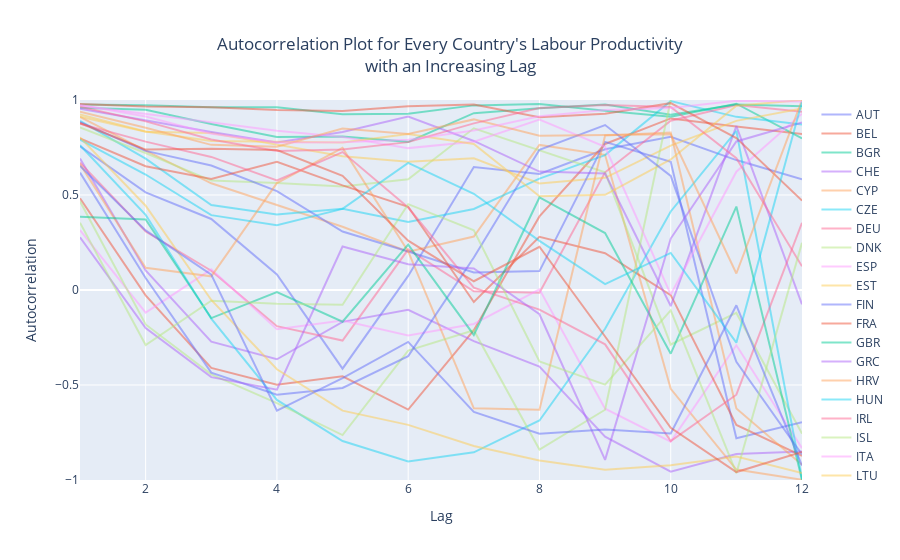
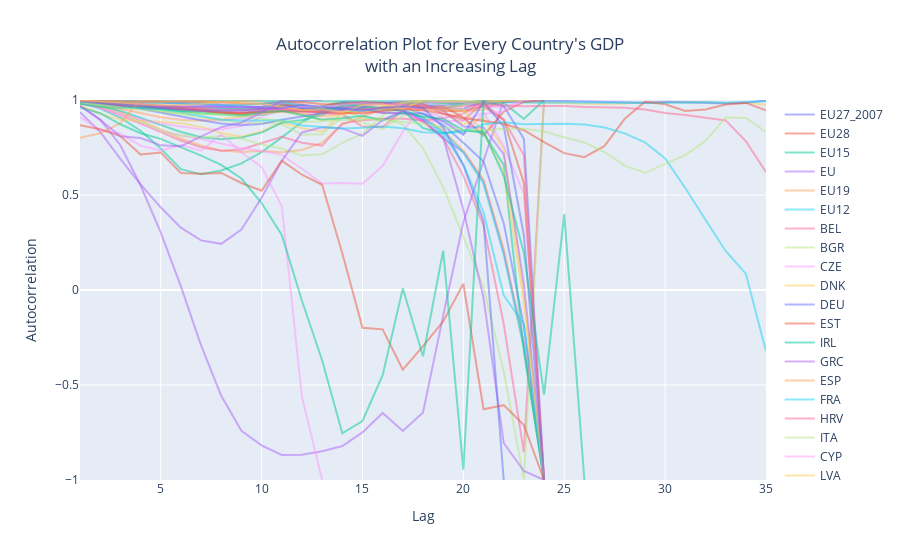
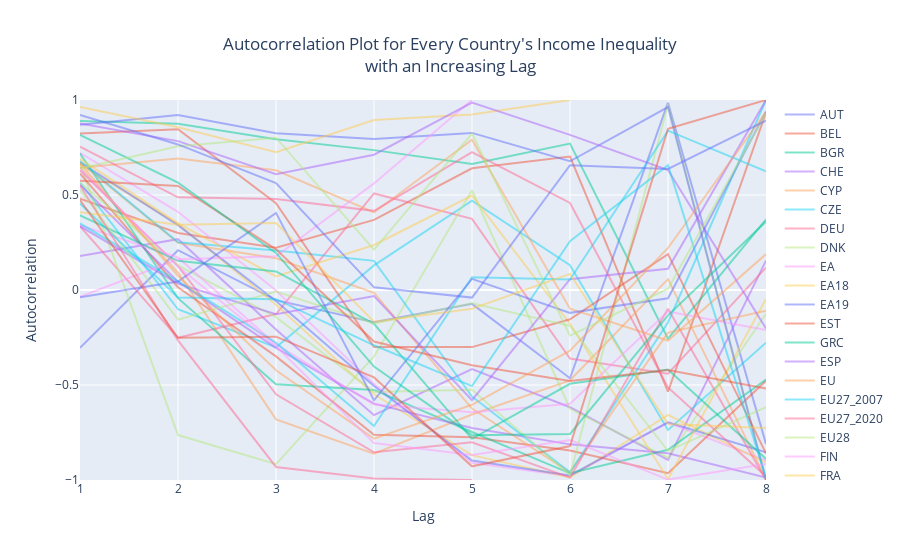

Here is the notebook cell these charts were saved with, in order:
### Code cell
def autocorr_plot(lagged_data, lagged_data_title, country_code):
    row = lagged_data[lagged_data['Country Code'] == country_code].iloc[:,1:].iloc[0]
    fig = px.line(row,
                  labels={
                         "value": "Autocorrelation",
                         "index": "Autocorrelation Lag"
                        }
                 )
    fig.update_layout(title_text=f'Autocorrelation Plot for {country_code}\'s {lagged_data_title}<br>with an Increasing Lag',
                      title_x=0.5,
                      showlegend=False)
    fig.update_yaxes(range=[-1, 1])
    fig.show()

def autocorr_plot_manycountry(lagged_data, lagged_data_title):
#     row = lagged_data[lagged_data['Country Code'] == country_code].iloc[:,1:].iloc[0]
    row = lagged_data
#     fig = px.line(row,
#                   labels={
#                          "value": "Autocorrelation",
#                          "index": "Autocorrelation Lag"
#                         }
#                  )
#     fig = plt.Figure()
    fig = go.Figure()
#     fig = px.line(row, x="Country Code", y="Lag 1")
    for i in range(len(lagged_data)):
        fig.add_trace(go.Scatter(y=lagged_data.iloc[i],
                                 mode='lines',
                                 name=lagged_data['Country Code'].iloc[i],
                                 opacity=0.5))
    fig.update_layout(title_text=f"Autocorrelation Plot for Every Country's {lagged_data_title}<br>with an Increasing Lag",
                      title_x=0.5,
                      yaxis_title="Autocorrelation",
                      xaxis_title="Lag",)
    fig.update_yaxes(range=[-1, 1])
    fig.update_xaxes(range=[1, len(lagged_data.columns) - 1])
    fig.show()
    
autocorr_plot_manycountry(labour_lagged_data,     'Labour Productivity')
autocorr_plot_manycountry(gdp_lagged_data,        'GDP')
autocorr_plot_manycountry(incomeineq_lagged_data, 'Income Inequality')
    
# autocorr_plot(labour_lagged_data,     'Labour Productivity', 'AUT')
# autocorr_plot(gdp_lagged_data,        'GDP',                 'BEL')
# autocorr_plot(incomeineq_lagged_data, 'Income Inequality',                 'BEL')

### Figure 1 — Plotly figure (JSON) as saved in the notebook; plotly's stock layout.template omitted (floating-point values rounded to 4 significant figures)
{"data": [{"mode": "lines", "name": "AUT", "opacity": 0.5, "type": "scatter", "y": ["AUT", 0.7564, 0.514, 0.3739, 0.0822, -0.4139, 0.07418, 0.6474, 0.6105, 0.7409, 0.806, 0.6838, 0.5828]}, {"mode": "lines", "name": "BEL", "opacity": 0.5, "type": "scatter", "y": ["BEL", 0.4827, -0.02816, -0.4099, -0.4988, -0.4546, -0.6296, -0.2119, 0.3873, 0.7686, 0.9029, 0.8603, 0.8209]}, {"mode": "lines", "name": "BGR", "opacity": 0.5, "type": "scatter", "y": ["BGR", 0.9763, 0.9719, 0.962, 0.962, 0.9255, 0.927, 0.9717, 0.9791, 0.9429, 0.9122, 0.9805, 0.7978]}, {"mode": "lines", "name": "CHE", "opacity": 0.5, "type": "scatter", "y": ["CHE", 0.6925, 0.1028, -0.2721, -0.3648, -0.1679, -0.1039, -0.2691, -0.4027, -0.7715, -0.9558, -0.8633, -0.8504]}, {"mode": "lines", "name": "CYP", "opacity": 0.5, "type": "scatter", "y": ["CYP", 0.9107, 0.7336, 0.5615, 0.4464, 0.333, 0.2017, 0.2813, 0.7635, 0.7113, -0.5202, -0.9449, -0.9989]}, {"mode": "lines", "name": "CZE", "opacity": 0.5, "type": "scatter", "y": ["CZE", 0.89, 0.6914, 0.4469, 0.3969, 0.4272, 0.3578, 0.4262, 0.5862, 0.7098, 0.994, 0.9113, 0.8714]}, {"mode": "lines", "name": "DEU", "opacity": 0.5, "type": "scatter", "y": ["DEU", 0.6703, 0.3077, 0.1014, -0.1903, -0.2661, 0.2133, -0.006748, -0.01448, 0.6195, 0.8911, 0.9739, 0.9379]}, {"mode": "lines", "name": "DNK", "opacity": 0.5, "type": "scatter", "y": ["DNK", 0.8562, 0.7211, 0.576, 0.5636, 0.5445, 0.5828, 0.8509, 0.7367, 0.6191, -0.2869, -0.1206, -0.7559]}, {"mode": "lines", "name": "ESP", "opacity": 0.5, "type": "scatter", "y": ["ESP", 0.3146, -0.1187, 0.1088, -0.2067, -0.1605, -0.2399, -0.1789, 0.003254, -0.6247, -0.7978, -0.2909, -0.8322]}, {"mode": "lines", "name": "EST", "opacity": 0.5, "type": "scatter", "y": ["EST", 0.9116, 0.8326, 0.8259, 0.7634, 0.704, 0.6751, 0.6937, 0.5609, 0.5906, 0.7597, 0.89, 0.955]}, {"mode": "lines", "name": "FIN", "opacity": 0.5, "type": "scatter", "y": ["FIN", 0.8838, 0.7322, 0.6554, 0.5205, 0.3079, 0.2023, 0.09192, 0.09951, 0.7799, 0.675, -0.7801, -0.6954]}, {"mode": "lines", "name": "FRA", "opacity": 0.5, "type": "scatter", "y": ["FRA", 0.7982, 0.6515, 0.5849, 0.675, 0.5508, 0.4382, -0.06305, 0.2802, 0.1939, -0.0271, -0.7104, -0.8724]}, {"mode": "lines", "name": "GBR", "opacity": 0.5, "type": "scatter", "y": ["GBR", 0.959, 0.948, 0.8734, 0.8054, 0.8083, 0.7797, 0.9309, 0.9571, 0.9769, 0.9225, 0.9758, 0.9676]}, {"mode": "lines", "name": "GRC", "opacity": 0.5, "type": "scatter", "y": ["GRC", 0.9546, 0.895, 0.8316, 0.7764, 0.8313, 0.9133, 0.7845, 0.6231, 0.613, -0.08449, 0.8625, -0.07557]}, {"mode": "lines", "name": "HRV", "opacity": 0.5, "type": "scatter", "y": ["HRV", 0.6625, 0.1168, 0.07183, 0.5627, 0.748, 0.2033, -0.6228, -0.6303, 0.8128, 0.8288, -0.6233, -0.9196]}, {"mode": "lines", "name": "HUN", "opacity": 0.5, "type": "scatter", "y": ["HUN", 0.7616, 0.3951, -0.1511, -0.5783, -0.7951, -0.9021, -0.8544, -0.6867, -0.2037, 0.4133, 0.8378, -0.9934]}, {"mode": "lines", "name": "IRL", "opacity": 0.5, "type": "scatter", "y": ["IRL", 0.8754, 0.7809, 0.7005, 0.5768, 0.7257, 0.4341, 0.01197, -0.103, -0.2859, -0.7952, -0.5511, 0.3538]}, {"mode": "lines", "name": "ISL", "opacity": 0.5, "type": "scatter", "y": ["ISL", 0.4669, -0.1813, -0.4439, -0.5954, -0.7636, -0.3188, -0.2121, -0.8394, -0.6302, 1, null, null]}, {"mode": "lines", "name": "ITA", "opacity": 0.5, "type": "scatter", "y": ["ITA", 0.971, 0.9277, 0.881, 0.8385, 0.8054, 0.7467, 0.7803, 0.8974, 0.7535, -0.02331, 0.6227, 0.9276]}, {"mode": "lines", "name": "LTU", "opacity": 0.5, "type": "scatter", "y": ["LTU", 0.9236, 0.8342, 0.7843, 0.78, 0.7762, 0.8205, 0.7687, 0.4938, 0.5011, 0.687, 0.9694, 0.9995]}, {"mode": "lines", "name": "LUX", "opacity": 0.5, "type": "scatter", "y": ["LUX", 0.6177, 0.06343, -0.4346, -0.5508, -0.5159, -0.3483, 0.1711, 0.7376, 0.8684, 0.6001, -0.3779, -0.866]}, {"mode": "lines", "name": "LVA", "opacity": 0.5, "type": "scatter", "y": ["LVA", 0.9784, 0.9655, 0.9618, 0.9477, 0.9416, 0.967, 0.9762, 0.9089, 0.9271, 0.9833, 0.7997, 0.4703]}, {"mode": "lines", "name": "MKD", "opacity": 0.5, "type": "scatter", "y": ["MKD", 0.3856, 0.3717, -0.148, -0.01058, -0.1671, 0.2387, -0.2366, 0.487, 0.2999, -0.335, 0.4389, -1.0]}, {"mode": "lines", "name": "MLT", "opacity": 0.5, "type": "scatter", "y": ["MLT", 0.2773, -0.2008, -0.4586, -0.5244, 0.2291, 0.1355, 0.1135, -0.1276, -0.8941, 0.2708, 0.7817, 0.8817]}, {"mode": "lines", "name": "NLD", "opacity": 0.5, "type": "scatter", "y": ["NLD", 0.9389, 0.8538, 0.7639, 0.7539, 0.8498, 0.8212, 0.8979, 0.8118, 0.8153, 0.8193, 0.08696, 0.9994]}, {"mode": "lines", "name": "NOR", "opacity": 0.5, "type": "scatter", "y": ["NOR", 0.7908, 0.6078, 0.3941, 0.3404, 0.4267, 0.6694, 0.5064, 0.2587, 0.03065, 0.1952, -0.277, 0.9911]}, {"mode": "lines", "name": "POL", "opacity": 0.5, "type": "scatter", "y": ["POL", 0.9645, 0.8875, 0.7917, 0.7319, 0.7396, 0.7783, 0.8769, 0.9574, 0.9732, 0.9629, 0.6933, 0.1245]}, {"mode": "lines", "name": "PRT", "opacity": 0.5, "type": "scatter", "y": ["PRT", 0.3545, -0.2893, -0.05628, -0.0729, -0.0773, 0.452, 0.3138, -0.3764, -0.4983, -0.1076, -0.9643, 0.2485]}, {"mode": "lines", "name": "ROU", "opacity": 0.5, "type": "scatter", "y": ["ROU", 0.9733, 0.9136, 0.8229, 0.7759, 0.7776, 0.7906, 0.8398, 0.9148, 0.9472, 0.9575, 0.9959, 0.9916]}, {"mode": "lines", "name": "SVK", "opacity": 0.5, "type": "scatter", "y": ["SVK", 0.8034, 0.4438, -0.05239, -0.417, -0.6349, -0.7098, -0.8206, -0.8974, -0.9466, -0.9228, -0.877, -0.9634]}, {"mode": "lines", "name": "SVN", "opacity": 0.5, "type": "scatter", "y": ["SVN", 0.6534, 0.3139, 0.08068, -0.6352, -0.4634, -0.2731, -0.6414, -0.7562, -0.734, -0.7551, -0.08052, -0.9239]}, {"mode": "lines", "name": "SWE", "opacity": 0.5, "type": "scatter", "y": ["SWE", 0.8787, 0.7388, 0.744, 0.7371, 0.6013, 0.2594, 0.04601, 0.2276, -0.2448, -0.7257, -0.9583, -0.852]}], "layout": {"title": {"text": "Autocorrelation Plot for Every Country's Labour Productivity<br>with an Increasing Lag", "x": 0.5}, "xaxis": {"range": [1, 12], "title": {"text": "Lag"}}, "yaxis": {"range": [-1, 1], "title": {"text": "Autocorrelation"}}}}

### Figure 2 — Plotly figure (JSON) as saved in the notebook; plotly's stock layout.template omitted (floating-point values rounded to 4 significant figures)
{"data": [{"mode": "lines", "name": "EU27_2007", "opacity": 0.5, "type": "scatter", "y": ["EU27_2007", 0.9919, 0.9856, 0.9803, 0.9755, 0.9682, 0.964, 0.9615, 0.9582, 0.9568, 0.9645, 0.9818, 0.9638, 0.9487, 0.9597, 0.9621, 0.9579, 0.961, 0.9269, 0.8688, 0.7753, 0.6762, 0.3518, -0.1908, -1.0, null, null, null, null, null, null, null, null, null, null, null]}, {"mode": "lines", "name": "EU28", "opacity": 0.5, "type": "scatter", "y": ["EU28", 0.9927, 0.9821, 0.9748, 0.9692, 0.9574, 0.9495, 0.9492, 0.9424, 0.9322, 0.9344, 0.9543, 0.9489, 0.9655, 0.9898, 0.9874, 0.9802, 0.9885, 0.9907, 0.9878, 0.9829, 0.9987, 0.9999, 1, null, null, null, null, null, null, null, null, null, null, null, null]}, {"mode": "lines", "name": "EU15", "opacity": 0.5, "type": "scatter", "y": ["EU15", 0.9924, 0.9807, 0.9725, 0.9656, 0.9515, 0.941, 0.9396, 0.9324, 0.92, 0.921, 0.9422, 0.9417, 0.9656, 0.9906, 0.9905, 0.9823, 0.9853, 0.9851, 0.9834, 0.9816, 0.9975, 1.0, 1.0, null, null, null, null, null, null, null, null, null, null, null, null]}, {"mode": "lines", "name": "EU", "opacity": 0.5, "type": "scatter", "y": ["EU", 0.9924, 0.9865, 0.9815, 0.9764, 0.969, 0.9653, 0.9634, 0.9605, 0.959, 0.9649, 0.9772, 0.9622, 0.9497, 0.9598, 0.964, 0.9547, 0.9441, 0.8929, 0.7964, 0.7277, 0.5724, 0.2012, -0.278, -1, null, null, null, null, null, null, null, null, null, null, null]}, {"mode": "lines", "name": "EU19", "opacity": 0.5, "type": "scatter", "y": ["EU19", 0.9917, 0.9849, 0.979, 0.9729, 0.9641, 0.9586, 0.9562, 0.9537, 0.952, 0.9594, 0.9758, 0.9586, 0.944, 0.9552, 0.9587, 0.9501, 0.9476, 0.9098, 0.8391, 0.7341, 0.5809, 0.2157, -0.2985, -1.0, null, null, null, null, null, null, null, null, null, null, null]}, {"mode": "lines", "name": "EU12", "opacity": 0.5, "type": "scatter", "y": ["EU12", 0.9915, 0.9848, 0.9788, 0.9725, 0.9636, 0.958, 0.9554, 0.9529, 0.9509, 0.9579, 0.9742, 0.9574, 0.9432, 0.9541, 0.9577, 0.9488, 0.9457, 0.9059, 0.8321, 0.7228, 0.559, 0.1853, -0.3077, -1, null, null, null, null, null, null, null, null, null, null, null]}, {"mode": "lines", "name": "BEL", "opacity": 0.5, "type": "scatter", "y": ["BEL", 0.9933, 0.9905, 0.989, 0.9884, 0.9873, 0.9859, 0.9832, 0.9779, 0.9754, 0.9776, 0.99, 0.9772, 0.9568, 0.946, 0.943, 0.9319, 0.9337, 0.8841, 0.801, 0.6007, 0.3407, -0.1776, -0.8548, 1, null, null, null, null, null, null, null, null, null, null, null]}, {"mode": "lines", "name": "BGR", "opacity": 0.5, "type": "scatter", "y": ["BGR", 0.9916, 0.9828, 0.9746, 0.959, 0.944, 0.9331, 0.928, 0.9241, 0.9244, 0.9344, 0.9427, 0.9475, 0.9619, 0.9433, 0.9062, 0.9046, 0.872, 0.7453, 0.5416, 0.2797, 0.01462, -0.4268, -0.9981, 1, null, null, null, null, null, null, null, null, null, null, null]}, {"mode": "lines", "name": "CZE", "opacity": 0.5, "type": "scatter", "y": ["CZE", 0.9875, 0.9729, 0.9536, 0.9305, 0.9091, 0.8972, 0.8943, 0.8932, 0.904, 0.9288, 0.9515, 0.9342, 0.9264, 0.9361, 0.9318, 0.942, 0.954, 0.884, 0.8899, 0.89, 0.9339, 0.7574, 0.5089, -1, null, null, null, null, null, null, null, null, null, null, null]}, {"mode": "lines", "name": "DNK", "opacity": 0.5, "type": "scatter", "y": ["DNK", 0.999, 0.9982, 0.997, 0.9965, 0.9959, 0.9955, 0.9949, 0.9943, 0.9942, 0.9942, 0.9945, 0.9929, 0.9918, 0.9908, 0.9909, 0.9913, 0.9913, 0.9912, 0.9914, 0.9921, 0.9931, 0.9925, 0.99, 0.9867, 0.9828, 0.9796, 0.9794, 0.9813, 0.9871, 0.9882, 0.9901, 0.9893, 0.9826, 0.9858, 0.9754]}, {"mode": "lines", "name": "DEU", "opacity": 0.5, "type": "scatter", "y": ["DEU", 0.9983, 0.9962, 0.994, 0.991, 0.9863, 0.9806, 0.9755, 0.9699, 0.9645, 0.9606, 0.9597, 0.956, 0.952, 0.9511, 0.9541, 0.9592, 0.9633, 0.9722, 0.9711, 0.975, 0.9823, 0.989, 0.9928, 0.9946, 0.9947, 0.9925, 0.9883, 0.9846, 0.9855, 0.9912, 0.9879, 0.9847, 0.9817, 0.9856, 0.9975]}, {"mode": "lines", "name": "EST", "opacity": 0.5, "type": "scatter", "y": ["EST", 0.9901, 0.9752, 0.9651, 0.9613, 0.9592, 0.9547, 0.9452, 0.9325, 0.9274, 0.9424, 0.9724, 0.971, 0.9514, 0.968, 0.9777, 0.9828, 0.9754, 0.9607, 0.9426, 0.943, 0.9663, 0.8958, 0.5631, -1, null, null, null, null, null, null, null, null, null, null, null]}, {"mode": "lines", "name": "IRL", "opacity": 0.5, "type": "scatter", "y": ["IRL", 0.9839, 0.9547, 0.9069, 0.838, 0.7447, 0.6361, 0.6087, 0.629, 0.6665, 0.7256, 0.8033, 0.8838, 0.9392, 0.9682, 0.982, 0.985, 0.9809, 0.9746, 0.9535, 0.9813, 0.9779, 0.9848, 0.8998, 1, null, null, null, null, null, null, null, null, null, null, null]}, {"mode": "lines", "name": "GRC", "opacity": 0.5, "type": "scatter", "y": ["GRC", 0.971, 0.898, 0.7621, 0.5513, 0.3035, 0.01898, -0.2914, -0.5567, -0.7412, -0.8173, -0.8685, -0.8675, -0.8484, -0.8211, -0.7496, -0.6469, -0.7421, -0.6447, -0.135, 0.3563, 0.6802, 0.9977, 1, null, null, null, null, null, null, null, null, null, null, null, null]}, {"mode": "lines", "name": "ESP", "opacity": 0.5, "type": "scatter", "y": ["ESP", 0.991, 0.9694, 0.9356, 0.8916, 0.8455, 0.7975, 0.7605, 0.7336, 0.7268, 0.7321, 0.7255, 0.737, 0.7752, 0.8704, 0.9108, 0.953, 0.9803, 0.9678, 0.9469, 0.9382, 0.9494, 0.9962, 1, null, null, null, null, null, null, null, null, null, null, null, null]}, {"mode": "lines", "name": "FRA", "opacity": 0.5, "type": "scatter", "y": ["FRA", 0.9993, 0.9985, 0.998, 0.9975, 0.9968, 0.9961, 0.9951, 0.9939, 0.993, 0.9928, 0.9934, 0.9927, 0.9928, 0.9937, 0.9942, 0.994, 0.9941, 0.9935, 0.9918, 0.9901, 0.9892, 0.9879, 0.9863, 0.9853, 0.9865, 0.9867, 0.985, 0.9834, 0.9836, 0.9836, 0.988, 0.9894, 0.9853, 0.9903, 0.9934]}, {"mode": "lines", "name": "HRV", "opacity": 0.5, "type": "scatter", "y": ["HRV", 0.9878, 0.9608, 0.9215, 0.8756, 0.8288, 0.7865, 0.7508, 0.733, 0.7391, 0.7745, 0.8068, 0.7748, 0.7601, 0.877, 0.893, 0.9, 0.9028, 0.8921, 0.9047, 0.9267, 0.999, 0.9923, 1, null, null, null, null, null, null, null, null, null, null, null, null]}, {"mode": "lines", "name": "ITA", "opacity": 0.5, "type": "scatter", "y": ["ITA", 0.9922, 0.9802, 0.9706, 0.9577, 0.9391, 0.9223, 0.9089, 0.8944, 0.8802, 0.8811, 0.8719, 0.8174, 0.8193, 0.9126, 0.8815, 0.8462, 0.9186, 0.9535, 0.9622, 0.9762, 0.9879, 0.999, 1, null, null, null, null, null, null, null, null, null, null, null, null]}, {"mode": "lines", "name": "CYP", "opacity": 0.5, "type": "scatter", "y": ["CYP", 0.988, 0.9578, 0.9169, 0.8742, 0.8374, 0.8135, 0.7948, 0.7697, 0.7468, 0.7313, 0.7112, 0.638, 0.5604, 0.563, 0.559, 0.6527, 0.8336, 0.9802, 0.9927, 0.9864, 0.9666, 0.9604, 1, null, null, null, null, null, null, null, null, null, null, null, null]}, {"mode": "lines", "name": "LVA", "opacity": 0.5, "type": "scatter", "y": ["LVA", 0.9741, 0.9268, 0.8969, 0.888, 0.8853, 0.8776, 0.8578, 0.826, 0.8071, 0.8353, 0.883, 0.8515, 0.8344, 0.9321, 0.9525, 0.9687, 0.9838, 0.9731, 0.9386, 0.872, 0.9047, 0.7415, -0.03211, -1, null, null, null, null, null, null, null, null, null, null, null]}, {"mode": "lines", "name": "LTU", "opacity": 0.5, "type": "scatter", "y": ["LTU", 0.9888, 0.9744, 0.9671, 0.9635, 0.9629, 0.9598, 0.9493, 0.9355, 0.9298, 0.9449, 0.9671, 0.9581, 0.9493, 0.9869, 0.9851, 0.9833, 0.976, 0.959, 0.9523, 0.9524, 0.9933, 0.9679, 0.7952, -1, null, null, null, null, null, null, null, null, null, null, null]}, {"mode": "lines", "name": "LUX", "opacity": 0.5, "type": "scatter", "y": ["LUX", 0.9968, 0.9931, 0.9924, 0.9926, 0.9918, 0.9909, 0.9912, 0.9894, 0.9828, 0.9812, 0.99, 0.9897, 0.9778, 0.9785, 0.9892, 0.9841, 0.9729, 0.964, 0.9655, 0.9085, 0.813, 0.9385, 0.9906, 1, null, null, null, null, null, null, null, null, null, null, null]}, {"mode": "lines", "name": "HUN", "opacity": 0.5, "type": "scatter", "y": ["HUN", 0.982, 0.9648, 0.943, 0.906, 0.8656, 0.8315, 0.8042, 0.7936, 0.8021, 0.8282, 0.88, 0.8945, 0.9215, 0.9759, 0.966, 0.9575, 0.9442, 0.8527, 0.8243, 0.8414, 0.8268, 0.6585, -0.3233, -1, null, null, null, null, null, null, null, null, null, null, null]}, {"mode": "lines", "name": "MLT", "opacity": 0.5, "type": "scatter", "y": ["MLT", 0.9921, 0.9882, 0.9809, 0.9754, 0.9648, 0.9664, 0.9684, 0.968, 0.9663, 0.9563, 0.9529, 0.9412, 0.9418, 0.9531, 0.967, 0.9821, 0.9893, 0.9752, 0.9445, 0.8601, 0.8554, 0.7146, 0.03073, -1, null, null, null, null, null, null, null, null, null, null, null]}, {"mode": "lines", "name": "NLD", "opacity": 0.5, "type": "scatter", "y": ["NLD", 0.9946, 0.9835, 0.971, 0.9606, 0.9523, 0.9476, 0.9435, 0.937, 0.9295, 0.9297, 0.9423, 0.9273, 0.9151, 0.9295, 0.9382, 0.9623, 0.9892, 0.9988, 0.9977, 0.9933, 0.9831, 0.9948, 1, null, null, null, null, null, null, null, null, null, null, null, null]}, {"mode": "lines", "name": "AUT", "opacity": 0.5, "type": "scatter", "y": ["AUT", 0.9929, 0.9884, 0.9871, 0.9857, 0.9849, 0.9838, 0.9814, 0.9755, 0.9723, 0.9801, 0.9889, 0.9707, 0.9525, 0.9457, 0.9433, 0.9466, 0.948, 0.9029, 0.8219, 0.6621, 0.4094, -0.02738, -0.1814, -1, null, null, null, null, null, null, null, null, null, null, null]}, {"mode": "lines", "name": "POL", "opacity": 0.5, "type": "scatter", "y": ["POL", 0.9845, 0.9744, 0.9658, 0.9586, 0.9533, 0.9523, 0.9526, 0.9357, 0.938, 0.9525, 0.9637, 0.9444, 0.9317, 0.9264, 0.8599, 0.8582, 0.9457, 0.9812, 0.9257, 0.8955, 0.9843, 0.8961, 0.7093, -1, null, null, null, null, null, null, null, null, null, null, null]}, {"mode": "lines", "name": "PRT", "opacity": 0.5, "type": "scatter", "y": ["PRT", 0.9904, 0.9658, 0.9287, 0.8827, 0.8393, 0.8133, 0.8024, 0.8111, 0.7973, 0.766, 0.7447, 0.7075, 0.7145, 0.774, 0.8223, 0.9175, 0.9862, 0.9969, 0.9993, 0.9978, 0.997, 0.9979, 1.0, null, null, null, null, null, null, null, null, null, null, null, null]}, {"mode": "lines", "name": "ROU", "opacity": 0.5, "type": "scatter", "y": ["ROU", 0.9863, 0.9597, 0.93, 0.8988, 0.8759, 0.8602, 0.8466, 0.8451, 0.8625, 0.9115, 0.9531, 0.9648, 0.9653, 0.9726, 0.9838, 0.9774, 0.9755, 0.9436, 0.9093, 0.8182, 0.9272, 0.9396, 1, null, null, null, null, null, null, null, null, null, null, null, null]}, {"mode": "lines", "name": "SVN", "opacity": 0.5, "type": "scatter", "y": ["SVN", 0.9896, 0.9738, 0.9545, 0.9315, 0.9089, 0.8939, 0.8902, 0.899, 0.9135, 0.9294, 0.9434, 0.9185, 0.8954, 0.9257, 0.9388, 0.9486, 0.9604, 0.948, 0.9523, 0.9509, 0.8293, 0.6217, -0.05916, -1, null, null, null, null, null, null, null, null, null, null, null]}, {"mode": "lines", "name": "SVK", "opacity": 0.5, "type": "scatter", "y": ["SVK", 0.9937, 0.9837, 0.9711, 0.9538, 0.9325, 0.911, 0.8931, 0.8766, 0.867, 0.874, 0.8963, 0.9132, 0.9313, 0.9484, 0.9546, 0.9332, 0.9288, 0.9292, 0.8872, 0.8178, 0.99, 0.8609, 0.2882, -1, null, null, null, null, null, null, null, null, null, null, null]}, {"mode": "lines", "name": "FIN", "opacity": 0.5, "type": "scatter", "y": ["FIN", 0.993, 0.9799, 0.969, 0.9613, 0.9567, 0.952, 0.9432, 0.9334, 0.9299, 0.9355, 0.9412, 0.9396, 0.9358, 0.9294, 0.9293, 0.942, 0.9512, 0.9462, 0.9287, 0.9053, 0.8884, 0.8754, 0.8409, 0.7778, 0.7205, 0.6993, 0.7582, 0.9014, 0.9908, 0.9773, 0.9422, 0.95, 0.9761, 0.9846, 0.9454]}, {"mode": "lines", "name": "SWE", "opacity": 0.5, "type": "scatter", "y": ["SWE", 0.9822, 0.9647, 0.9581, 0.9591, 0.9522, 0.9421, 0.9299, 0.9247, 0.9175, 0.9361, 0.9439, 0.9209, 0.8962, 0.9041, 0.9169, 0.8925, 0.9354, 0.913, 0.8998, 0.8418, 0.8346, 0.6007, 0.1947, -0.551, 0.3997, -1, null, null, null, null, null, null, null, null, null]}, {"mode": "lines", "name": "ISL", "opacity": 0.5, "type": "scatter", "y": ["ISL", 0.9358, 0.8316, 0.6905, 0.5562, 0.4353, 0.3281, 0.2612, 0.2431, 0.3182, 0.4859, 0.68, 0.8293, 0.8567, 0.8507, 0.8113, 0.8935, 0.9444, 0.8926, 0.8039, 0.4238, -0.04176, -0.8051, -0.9524, -1, null, null, null, null, null, null, null, null, null, null, null]}, {"mode": "lines", "name": "LCS", "opacity": 0.5, "type": "scatter", "y": ["LCS", 0.8014, 0.8245, 0.8782, 0.9998, 1, null, null, null, null, null, null, null, null, null, null, null, null, null, null, null, null, null, null, null, null, null, null, null, null, null, null, null, null, null, null]}, {"mode": "lines", "name": "NOR", "opacity": 0.5, "type": "scatter", "y": ["NOR", 0.9892, 0.9752, 0.9634, 0.9567, 0.9489, 0.9343, 0.9137, 0.896, 0.8916, 0.8933, 0.893, 0.8664, 0.8586, 0.8495, 0.8534, 0.8609, 0.8509, 0.8305, 0.8265, 0.8319, 0.873, 0.8831, 0.872, 0.8744, 0.8747, 0.8714, 0.8553, 0.8243, 0.7773, 0.6927, 0.5368, 0.3701, 0.2054, 0.08588, -0.3227]}, {"mode": "lines", "name": "CHE", "opacity": 0.5, "type": "scatter", "y": ["CHE", 0.9947, 0.9874, 0.9819, 0.9778, 0.9697, 0.9637, 0.9548, 0.9475, 0.9468, 0.9512, 0.9508, 0.9465, 0.9449, 0.9465, 0.9515, 0.9571, 0.9604, 0.9567, 0.9584, 0.9672, 0.9739, 0.9708, 0.9669, 0.9686, 0.9685, 0.9638, 0.9609, 0.959, 0.9501, 0.9319, 0.9212, 0.9063, 0.8926, 0.783, 0.62]}, {"mode": "lines", "name": "GBR", "opacity": 0.5, "type": "scatter", "y": ["GBR", 0.9886, 0.973, 0.9607, 0.9489, 0.9415, 0.9314, 0.9284, 0.9241, 0.9127, 0.9001, 0.8894, 0.8832, 0.8882, 0.8936, 0.8994, 0.8947, 0.8862, 0.8752, 0.8557, 0.8434, 0.8396, 0.8487, 0.8488, 0.8343, 0.8044, 0.7764, 0.7263, 0.6544, 0.6168, 0.6632, 0.7096, 0.7853, 0.9074, 0.9057, 0.8316]}, {"mode": "lines", "name": "MNE", "opacity": 0.5, "type": "scatter", "y": ["MNE", 0.9105, 0.8418, 0.8235, 0.76, 0.7349, 0.7629, 0.7328, 0.8184, 0.7246, 0.6482, 0.4416, -0.5619, -1, null, null, null, null, null, null, null, null, null, null, null, null, null, null, null, null, null, null, null, null, null, null]}, {"mode": "lines", "name": "MKD", "opacity": 0.5, "type": "scatter", "y": ["MKD", 0.996, 0.9913, 0.9851, 0.9757, 0.9741, 0.9735, 0.9793, 0.9902, 0.9827, 0.9796, 0.9644, 0.9459, 0.9509, 0.9356, 0.9739, 0.9777, 0.9535, 1, null, null, null, null, null, null, null, null, null, null, null, null, null, null, null, null, null]}, {"mode": "lines", "name": "ALB", "opacity": 0.5, "type": "scatter", "y": ["ALB", 0.9921, 0.9847, 0.9769, 0.968, 0.9581, 0.9511, 0.9419, 0.9441, 0.9446, 0.9535, 0.9563, 0.973, 0.9652, 0.9553, 0.9436, 0.961, 0.9663, 0.9582, 0.8564, 0.6557, 0.3644, -1, null, null, null, null, null, null, null, null, null, null, null, null, null]}, {"mode": "lines", "name": "SRB", "opacity": 0.5, "type": "scatter", "y": ["SRB", 0.8674, 0.8458, 0.8104, 0.7137, 0.7241, 0.6161, 0.6112, 0.6163, 0.5631, 0.5222, 0.6807, 0.6067, 0.5538, 0.1931, -0.1989, -0.2072, -0.4197, -0.2959, -0.165, 0.03279, -0.6275, -0.6061, -0.7113, -1, null, null, null, null, null, null, null, null, null, null, null]}, {"mode": "lines", "name": "TUR", "opacity": 0.5, "type": "scatter", "y": ["TUR", 0.9611, 0.9304, 0.8722, 0.825, 0.7956, 0.7531, 0.7069, 0.6586, 0.5867, 0.4577, 0.2901, -0.05647, -0.3694, -0.754, -0.6895, -0.4481, 0.008359, -0.3488, 0.2075, -0.9455, 1, null, null, null, null, null, null, null, null, null, null, null, null, null, null]}, {"mode": "lines", "name": "BIH", "opacity": 0.5, "type": "scatter", "y": ["BIH", 0.9689, 0.8954, 0.8093, 0.8002, 0.7612, 0.756, 0.8089, 0.8569, 0.8819, 0.9342, 0.9982, 0.9991, 1.0, null, null, null, null, null, null, null, null, null, null, null, null, null, null, null, null, null, null, null, null, null, null]}, {"mode": "lines", "name": "XKX", "opacity": 0.5, "type": "scatter", "y": ["XKX", 0.9976, 0.994, 0.99, 0.9882, 0.9894, 0.9943, 0.9943, 0.9893, 0.9944, 1, null, null, null, null, null, null, null, null, null, null, null, null, null, null, null, null, null, null, null, null, null, null, null, null, null]}], "layout": {"title": {"text": "Autocorrelation Plot for Every Country's GDP<br>with an Increasing Lag", "x": 0.5}, "xaxis": {"range": [1, 35], "title": {"text": "Lag"}}, "yaxis": {"range": [-1, 1], "title": {"text": "Autocorrelation"}}}}

### Figure 3 — Plotly figure (JSON) as saved in the notebook; plotly's stock layout.template omitted (floating-point values rounded to 4 significant figures)
{"data": [{"mode": "lines", "name": "AUT", "opacity": 0.5, "type": "scatter", "y": ["AUT", -0.3047, 0.2096, -0.05326, -0.1692, -0.07298, -0.4645, 0.986, -0.81]}, {"mode": "lines", "name": "BEL", "opacity": 0.5, "type": "scatter", "y": ["BEL", 0.4802, 0.3001, 0.222, 0.3693, 0.6406, 0.7024, -0.5355, 0.9344]}, {"mode": "lines", "name": "BGR", "opacity": 0.5, "type": "scatter", "y": ["BGR", 0.8897, 0.8745, 0.7935, 0.7362, 0.6635, 0.7703, -0.2565, 0.3712]}, {"mode": "lines", "name": "CHE", "opacity": 0.5, "type": "scatter", "y": ["CHE", 0.1795, 0.2677, -0.2073, -0.6586, -0.4167, -0.617, -0.8947, 0.1549]}, {"mode": "lines", "name": "CYP", "opacity": 0.5, "type": "scatter", "y": ["CYP", 0.6458, 0.09159, -0.6812, -0.8613, -0.6556, -0.4754, 0.05734, -0.997]}, {"mode": "lines", "name": "CZE", "opacity": 0.5, "type": "scatter", "y": ["CZE", 0.5646, -0.1014, -0.3019, 0.1296, 0.4702, 0.1307, -0.7364, -0.2774]}, {"mode": "lines", "name": "DEU", "opacity": 0.5, "type": "scatter", "y": ["DEU", 0.3356, -0.2517, -0.1264, 0.508, 0.3742, -0.3604, -0.441, 0.1176]}, {"mode": "lines", "name": "DNK", "opacity": 0.5, "type": "scatter", "y": ["DNK", 0.6633, -0.7635, -0.9163, -0.3499, 0.525, -0.6252, -0.8829, -0.1254]}, {"mode": "lines", "name": "EA", "opacity": 0.5, "type": "scatter", "y": ["EA", 0.722, 0.4117, -0.002217, -0.4952, -0.9097, -0.9807, -0.6978, -0.8979]}, {"mode": "lines", "name": "EA18", "opacity": 0.5, "type": "scatter", "y": ["EA18", 0.6619, 0.3469, -0.07757, -0.5489, -0.869, -0.9869, -0.6572, -0.9078]}, {"mode": "lines", "name": "EA19", "opacity": 0.5, "type": "scatter", "y": ["EA19", 0.6722, 0.3414, -0.05791, -0.5057, -0.8971, -0.9758, -0.6968, -0.8543]}, {"mode": "lines", "name": "EST", "opacity": 0.5, "type": "scatter", "y": ["EST", 0.6128, 0.01472, -0.3494, -0.7623, -0.7746, -0.8448, -0.9644, -0.4781]}, {"mode": "lines", "name": "GRC", "opacity": 0.5, "type": "scatter", "y": ["GRC", 0.7179, -0.04312, -0.4966, -0.5258, -0.7472, -0.9647, -0.8408, -0.4714]}, {"mode": "lines", "name": "ESP", "opacity": 0.5, "type": "scatter", "y": ["ESP", 0.5548, 0.0438, -0.3044, -0.5982, -0.726, -0.8124, -0.8595, -0.9871]}, {"mode": "lines", "name": "EU", "opacity": 0.5, "type": "scatter", "y": ["EU", 0.6724, 0.2483, 0.1674, -0.01526, -0.6242, -0.9594, -0.2244, -0.1093]}, {"mode": "lines", "name": "EU27_2007", "opacity": 0.5, "type": "scatter", "y": ["EU27_2007", 0.6784, 0.2514, 0.2077, 0.1534, -0.5611, -0.9597, -0.1707, 1]}, {"mode": "lines", "name": "EU27_2020", "opacity": 0.5, "type": "scatter", "y": ["EU27_2020", 0.6293, 0.1271, -0.5492, -0.854, -0.8015, -0.9874, -0.09905, -1]}, {"mode": "lines", "name": "EU28", "opacity": 0.5, "type": "scatter", "y": ["EU28", 0.5645, 0.1298, -0.1428, -0.537, -0.5256, -0.9766, 0.9766, -1]}, {"mode": "lines", "name": "FIN", "opacity": 0.5, "type": "scatter", "y": ["FIN", 0.3413, 0.1714, -0.2867, -0.6021, -0.6431, -0.5986, -0.1135, -0.21]}, {"mode": "lines", "name": "FRA", "opacity": 0.5, "type": "scatter", "y": ["FRA", 0.6897, 0.3503, 0.07128, 0.2368, 0.4972, -0.1774, -0.9943, -0.04676]}, {"mode": "lines", "name": "HRV", "opacity": 0.5, "type": "scatter", "y": ["HRV", 0.8698, 0.9213, 0.8249, 0.7951, 0.8268, 0.6775, 0.963, -1]}, {"mode": "lines", "name": "HUN", "opacity": 0.5, "type": "scatter", "y": ["HUN", 0.8238, 0.8462, 0.4565, -0.2997, -0.3005, -0.1538, 0.1887, -0.8602]}, {"mode": "lines", "name": "IRL", "opacity": 0.5, "type": "scatter", "y": ["IRL", 0.3928, 0.1534, 0.09742, -0.1777, -0.7834, -0.4938, -0.4182, -0.8892]}, {"mode": "lines", "name": "ISL", "opacity": 0.5, "type": "scatter", "y": ["ISL", 0.3356, 0.03317, -0.127, -0.03197, -0.5797, 0.05689, 0.1113, 1]}, {"mode": "lines", "name": "ITA", "opacity": 0.5, "type": "scatter", "y": ["ITA", 0.6429, 0.6926, 0.6304, 0.4081, 0.7911, -0.09812, -0.2658, 0.189]}, {"mode": "lines", "name": "LTU", "opacity": 0.5, "type": "scatter", "y": ["LTU", 0.3501, 0.0459, -0.2773, -0.7164, 0.06671, 0.0547, 0.8388, 0.6244]}, {"mode": "lines", "name": "LUX", "opacity": 0.5, "type": "scatter", "y": ["LUX", 0.7546, 0.4877, 0.4785, 0.4166, 0.726, 0.4581, -0.513, -0.9814]}, {"mode": "lines", "name": "LVA", "opacity": 0.5, "type": "scatter", "y": ["LVA", 0.5271, -0.1559, -0.007882, -0.1765, -0.06924, -0.1884, -0.8465, -0.6161]}, {"mode": "lines", "name": "MNE", "opacity": 0.5, "type": "scatter", "y": ["MNE", -0.03564, 0.162, 0.1771, 0.5611, 1, null, null, null]}, {"mode": "lines", "name": "MKD", "opacity": 0.5, "type": "scatter", "y": ["MKD", 0.9636, 0.8562, 0.7254, 0.8949, 0.924, 1, null, null]}, {"mode": "lines", "name": "MLT", "opacity": 0.5, "type": "scatter", "y": ["MLT", -0.03795, 0.04501, 0.4061, -0.5804, 0.05889, -0.1203, -0.04368, 0.9397]}, {"mode": "lines", "name": "NLD", "opacity": 0.5, "type": "scatter", "y": ["NLD", 0.5746, 0.5478, 0.2138, -0.271, -0.3963, -0.4787, -0.4215, -0.5185]}, {"mode": "lines", "name": "NOR", "opacity": 0.5, "type": "scatter", "y": ["NOR", 0.8168, 0.5648, 0.195, -0.4029, -0.7639, -0.7577, -0.1333, 0.3601]}, {"mode": "lines", "name": "POL", "opacity": 0.5, "type": "scatter", "y": ["POL", 0.8765, 0.7836, 0.6089, 0.7121, 0.9867, 0.8166, 0.6317, -0.2024]}, {"mode": "lines", "name": "PRT", "opacity": 0.5, "type": "scatter", "y": ["PRT", 0.6664, 0.07454, -0.4224, -0.7824, -0.6043, -0.3197, 0.2212, 0.9384]}, {"mode": "lines", "name": "ROU", "opacity": 0.5, "type": "scatter", "y": ["ROU", 0.4549, -0.03943, -0.04806, -0.291, -0.5056, 0.2572, 0.657, -0.9893]}, {"mode": "lines", "name": "SRB", "opacity": 0.5, "type": "scatter", "y": ["SRB", 0.5503, -0.2655, -0.9314, -0.9919, -1, null, null, null]}, {"mode": "lines", "name": "SWE", "opacity": 0.5, "type": "scatter", "y": ["SWE", 0.6394, 0.757, 0.8017, 0.2124, 0.8231, -0.2408, 0.00685, 0.9291]}, {"mode": "lines", "name": "SVN", "opacity": 0.5, "type": "scatter", "y": ["SVN", 0.6372, 0.1232, -0.2962, -0.8058, -0.8686, -0.7896, -0.9978, -0.9155]}, {"mode": "lines", "name": "SVK", "opacity": 0.5, "type": "scatter", "y": ["SVK", 0.4096, 0.3432, 0.3528, -0.1671, -0.09872, 0.0849, -0.7056, -0.7268]}, {"mode": "lines", "name": "TUR", "opacity": 0.5, "type": "scatter", "y": ["TUR", 0.9214, 0.7662, 0.563, 0.01389, -0.03988, 0.6569, 0.6368, 0.8918]}, {"mode": "lines", "name": "GBR", "opacity": 0.5, "type": "scatter", "y": ["GBR", 0.4738, -0.2514, -0.2458, -0.46, -0.9281, -0.8213, 0.8483, 1]}, {"mode": "lines", "name": "XKX", "opacity": 0.5, "type": "scatter", "y": ["XKX", null, null, null, null, null, null, null, null]}], "layout": {"title": {"text": "Autocorrelation Plot for Every Country's Income Inequality<br>with an Increasing Lag", "x": 0.5}, "xaxis": {"range": [1, 8], "title": {"text": "Lag"}}, "yaxis": {"range": [-1, 1], "title": {"text": "Autocorrelation"}}}}
